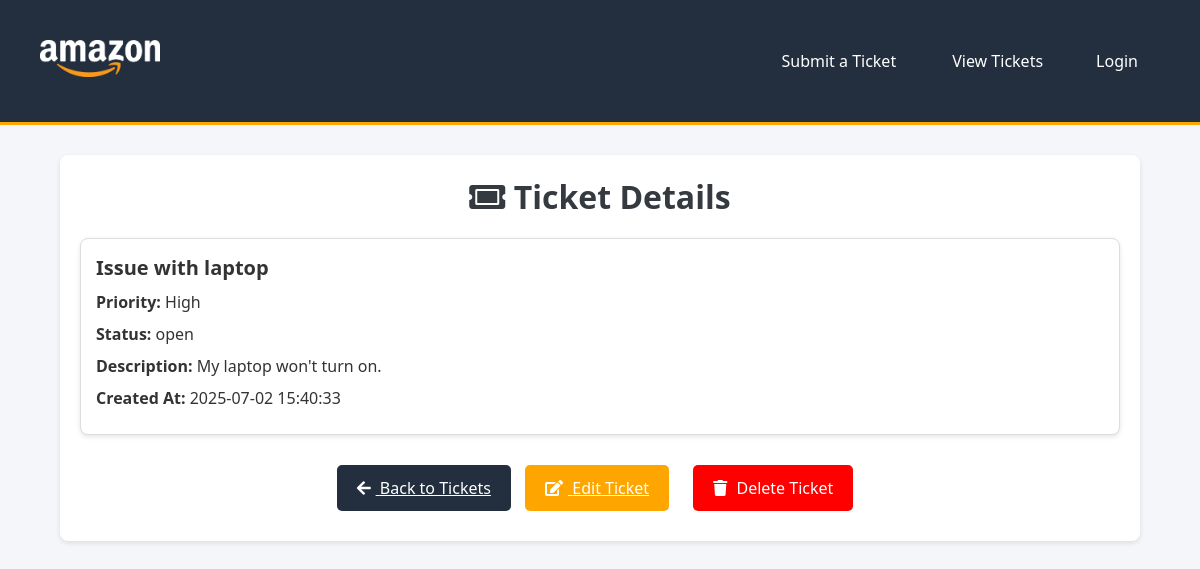
/view_ticket/1, run on an earlier commit of the app's database.
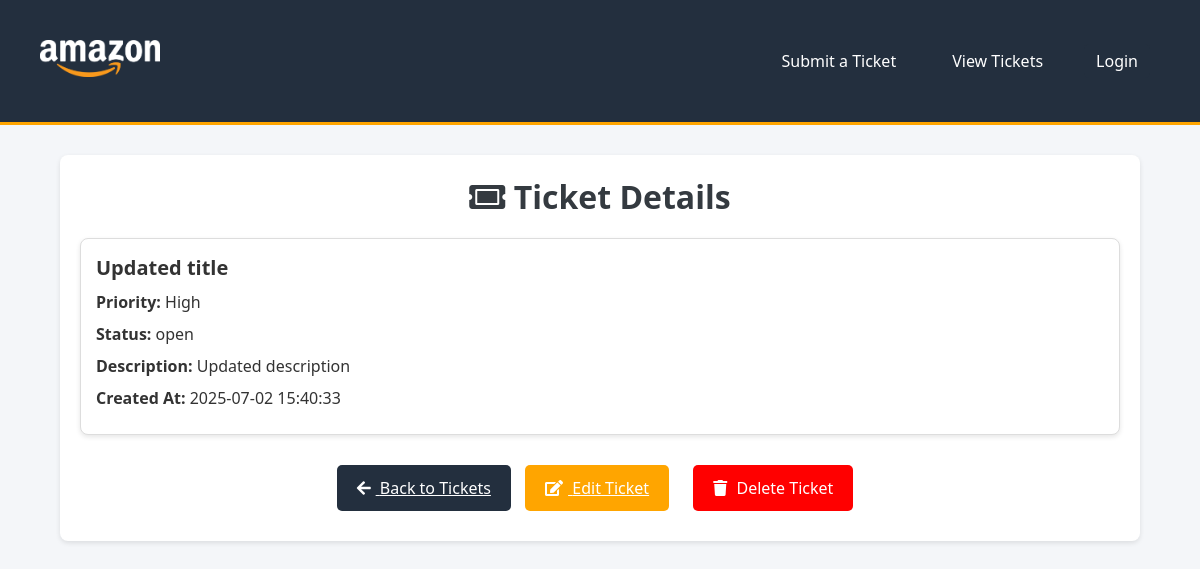
And on a later commit of the database.
### tables this page shows
CREATE TABLE tickets (
            id INTEGER PRIMARY KEY AUTOINCREMENT,
            user_id INTEGER NOT NULL,
            title TEXT NOT NULL,
            description TEXT NOT NULL,
            priority TEXT CHECK(priority IN ('High', 'Medium', 'Low')),
            status TEXT CHECK(status IN ('open', 'in_progress', 'closed')),
            created_at DATETIME DEFAULT CURRENT_TIMESTAMP,
            FOREIGN KEY (user_id) REFERENCES users(id)
        );

### main.py (the view)
@app.route('/view_ticket/<int:ticket_id>', methods=['GET'])
def view_ticket(ticket_id):
    ticket = get_ticket_by_id(ticket_id)
    if not ticket:
        flash("Ticket not found!", "danger")
        return redirect(url_for('tickets'))
    return render_template('view_ticket.html', ticket=ticket)

### main.py (called while the page is built)
def get_db_connection():
    conn = sqlite3.connect('helpdesk.db')
    conn.row_factory = sqlite3.Row  # This makes the rows behave like dictionaries
    return conn

def get_ticket_by_id(ticket_id):
    conn = get_db_connection()
    ticket = conn.execute('SELECT * FROM tickets WHERE id = ?', (ticket_id,)).fetchone()
    conn.close()
    return ticket  # Added return statement

### templates/view_ticket.html (shortened to what this page needs)
<!DOCTYPE html>
<html lang="en">
<head>
    <link rel="stylesheet" href="https://cdnjs.cloudflare.com/ajax/libs/font-awesome/5.15.1/css/all.min.css">
    <link rel="stylesheet" href="{{ url_for('static', filename='styles.css') }}">
</head>
<body>
    <header class="header">
        <a href="{{ url_for('home') }}">
            <img src="{{ url_for('static', filename='logo.png') }}" alt="Helpdesk Logo">
        </a>
        <nav class="nav" id="navbar">
            <a href="/submit_ticket">Submit a Ticket</a>
            <a href="/tickets">View Tickets</a>
            {% if 'username' in session %}
                {% if session['role'] == 'admin' %}
                    <a href="{{ url_for('admin_users') }}">Manage Users</a>
                {% endif %}
                <a href="/logout" class="btn btn-danger">Logout</a>
            {% else %}
                <a href="/login" class="btn btn-warning">Login</a>
            {% endif %}
        </nav>
    </header>
    <div class="container">
        <h1><i class="fas fa-ticket-alt"></i> Ticket Details</h1>
        <div class="card">
            <div class="card-body">
                <h5 class="card-title">{{ ticket.title }}</h5>
                <p class="card-text"><strong>Priority:</strong> {{ ticket.priority }}</p>
                <p class="card-text"><strong>Status:</strong> {{ ticket.status }}</p>
                <p class="card-text"><strong>Description:</strong> {{ ticket.description }}</p>
                <p class="card-text"><strong>Created At:</strong> {{ ticket['created_at'] }}</p>
            </div>
        </div>
        <div class="text-center">
            <a href="{{ url_for('tickets') }}" class="btn btn-secondary">
                <i class="fas fa-arrow-left"></i> Back to Tickets
            </a>
            {% if session['role'] != 'apprentice' %}
                <a href="{{ url_for('edit_ticket', ticket_id=ticket.id) }}" class="btn btn-success">
                    <i class="fas fa-edit"></i> Edit Ticket
                </a>
                <button class="btn btn-danger"
                    data-ticketid="{{ ticket.id }}"
                    data-tickettitle="{{ ticket.title }}"
                    onclick="openModal({{ ticket.id }}, '{{ ticket.title }}')">
                    <i class="fas fa-trash"></i> Delete Ticket
                </button>
            {% endif %}
        </div>
    </div>
</body>
</html>

What changed in the data, as far as the page shows it:
changed tickets "High": title "Issue with laptop" → "Updated title"; description "My laptop won't turn on." → "Updated description"
